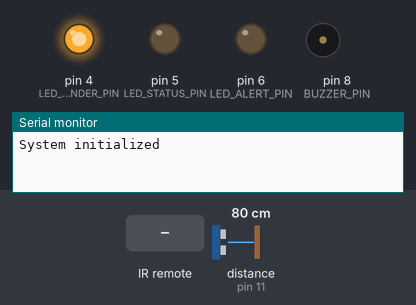
A sketch run on a simulated Arduino Uno, built with avr-gcc and run on an emulated ATmega328P. Shown: output pins drawn as LEDs (lit = HIGH), buzzer (waves = sounding), the last lines printed to the serial monitor. Inputs (shaded band) come from the test bench; at power-on: distance to the obstacle (sensor on pin 11) 80 cm. The echo pulse lasts 58.3 µs per cm.

Above: at 1.2 s.
1.3 s: infrared code 0xFF30CF received
At 2.4 s:
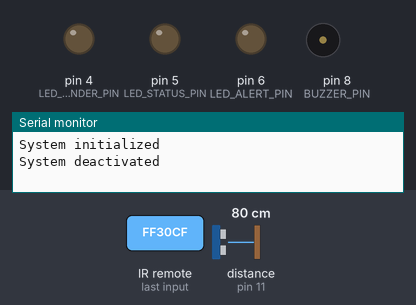
2.8 s: infrared code 0xFF18E7 received
At 4.0 s:
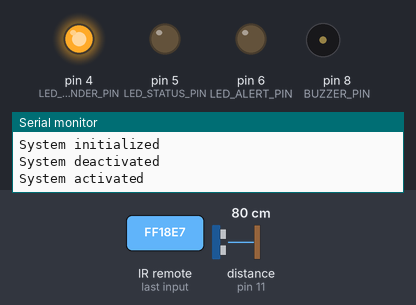
4.3 s: distance to the obstacle (sensor on pin 11) set to 7 cm
5.8 s: distance to the obstacle (sensor on pin 11) set to 4 cm
At 6.4 s:
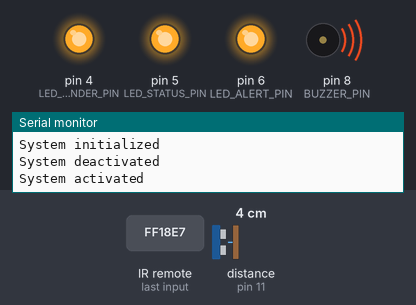
7.3 s: infrared code 0xFF30CF received
At 7.7 s:
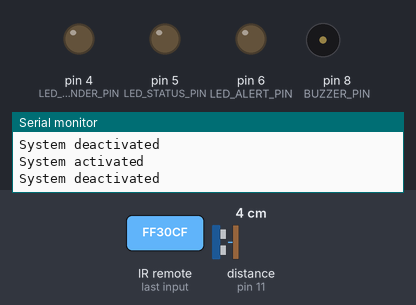
Timing chart, 0 to 9.8 s (numbered marks = the images above; inputs shaded):
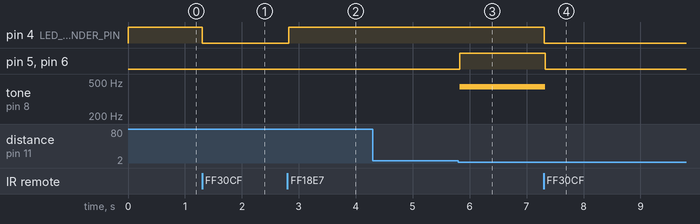

Measured:
- the behaviour switches between 6 and 5 cm on distance to the obstacle (sensor on pin 11) (found by bisection; images 2 and 3)
- after the input at 1.3 s, pin 4 (LED_REMINDER_PIN): HIGH → LOW at once
- after the input at 2.8 s, pin 4 (LED_REMINDER_PIN): LOW → HIGH at once
- after the input at 4.3 s, every drawn part: stays the same
- after the input at 5.8 s, pin 5 (LED_STATUS_PIN), pin 6 (LED_ALERT_PIN): LOW → HIGH at once; tone on pin 8 (BUZZER_PIN): silent → 440 Hz at once
- after the input at 7.3 s, pin 4 (LED_REMINDER_PIN), pin 5 (LED_STATUS_PIN), pin 6 (LED_ALERT_PIN): HIGH → LOW at once; tone on pin 8 (BUZZER_PIN): 440 Hz → silent at once

The sketch:

final.ino
```cpp
// Include necessary libraries
#include <IRremote.h>  // For IR remote control functionality
#include <SR04.h>      // For ultrasonic distance sensor

// Pin definitions
const int IR_RECEIVER_PIN = 7;        // IR receiver connected to digital pin 7
const int ULTRASONIC_ECHO_PIN = 12;   // Ultrasonic sensor ECHO pin
const int ULTRASONIC_TRIG_PIN = 11;   // Ultrasonic sensor TRIG pin
const int LED_ALERT_PIN = 6;          // LED for alert indication
const int LED_STATUS_PIN = 5;         // LED for system status
const int LED_REMINDER_PIN = 4;       // LED to remind owner to activate system
const int BUZZER_PIN = 8;             // Buzzer for audible alert

// Constants
const long DISTANCE_THRESHOLD_CM = 5;     // Distance to trigger alert (in cm)
const int BUZZER_FREQUENCY = 440;         // Frequency of buzzer sound (in Hz)
const unsigned long ALERT_DURATION_MS = 2000;  // Duration of alert (in milliseconds)

// IR remote button codes
const long BUTTON_DEACTIVATE = 0xFF30CF;  // Code for button 1 (deactivate)
const long BUTTON_ACTIVATE = 0xFF18E7;    // Code for button 2 (activate)

// Create objects for IR receiver and ultrasonic sensor
IRrecv irReceiver(IR_RECEIVER_PIN);
decode_results irResults;
SR04 ultrasonicSensor = SR04(ULTRASONIC_ECHO_PIN, ULTRASONIC_TRIG_PIN);

// State variables
bool systemActive = true;  // Tracks whether the security system is active

void setup() {
  // Initialize serial communication for debugging
  Serial.begin(9600);

  // Start the IR receiver
  irReceiver.enableIRIn();

  // Set up pin modes
  pinMode(LED_ALERT_PIN, OUTPUT);
  pinMode(LED_STATUS_PIN, OUTPUT);
  pinMode(LED_REMINDER_PIN, OUTPUT);
  pinMode(BUZZER_PIN, OUTPUT);

  // Set initial LED states
  updateLEDs();

  Serial.println("System initialized");
}

void loop() {
  // Main program loop
  handleRemoteControl();  // Check for remote control input
  handleProximitySensor();  // Check proximity sensor and handle alerts
}

void handleRemoteControl() {
  // Check if an IR signal is received
  if (irReceiver.decode(&irResults)) {
    switch(irResults.value) {
      case BUTTON_DEACTIVATE:
        systemActive = false;
        Serial.println("System deactivated");
        break;
      case BUTTON_ACTIVATE:
        systemActive = true;
        Serial.println("System activated");
        break;
      default:
        Serial.print("Unknown button pressed: ");
        Serial.println(irResults.value, HEX);
    }
    updateLEDs();  // Update LED states after system state change
    irReceiver.resume();  // Resume listening for IR signals
  }
}

void handleProximitySensor() {
  // Measure distance using ultrasonic sensor
  long distance = ultrasonicSensor.Distance();

  // If object is close and system is active, trigger alert
  if (distance <= DISTANCE_THRESHOLD_CM && systemActive) {
    triggerAlert();
  } else {
    stopAlert();
  }
}

void triggerAlert() {
  // Activate visual and audible alerts
  digitalWrite(LED_ALERT_PIN, HIGH);
  digitalWrite(LED_STATUS_PIN, HIGH);
  tone(BUZZER_PIN, BUZZER_FREQUENCY, ALERT_DURATION_MS);
}

void stopAlert() {
  // Deactivate visual and audible alerts
  digitalWrite(LED_ALERT_PIN, LOW);
  digitalWrite(LED_STATUS_PIN, LOW);
  noTone(BUZZER_PIN);
}

void updateLEDs() {
  // Update reminder LED based on system state
  digitalWrite(LED_REMINDER_PIN, systemActive ? HIGH : LOW);
}
```
